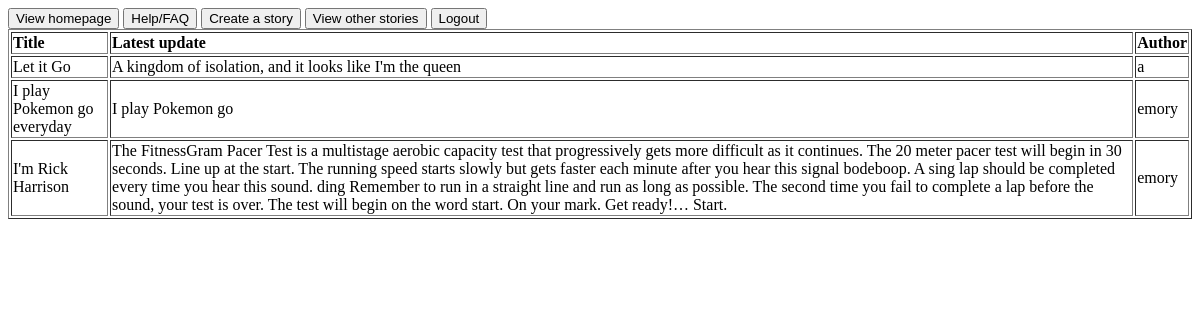
The app's page /stories, older data.
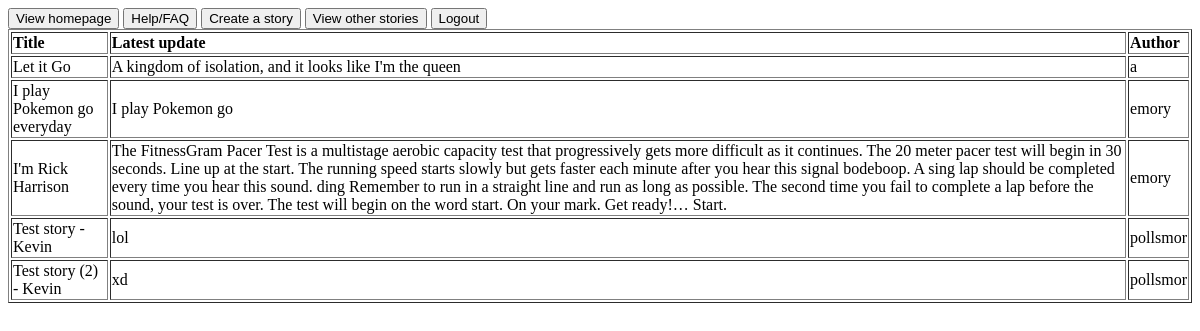
The same page, newer data.
### tables this page shows
CREATE TABLE storyUpdates(title TEXT, addition TEXT, user TEXT, timestamp TEXT);

### app.py (the view)
@app.route("/stories")
def stories():
    stories = db_ops.viewStories()
    return render_template("stories.html", stories=stories)

### utl/db_ops.py (called while the page is built)
def viewStories():
    db = sqlite3.connect(DB_FILE) #open if file exists, otherwise create
    c = db.cursor()               #facilitate db ops
    titles = []
    c.execute("SELECT * FROM stories")
    for row in c:
        titles.append(row[0])
    latestUpdates = []
    for title in titles:
        c.execute(
        """
            SELECT * FROM storyUpdates
            WHERE title = (?)
            ORDER BY timestamp DESC
        """, (title,)
        )
        update = c.fetchone()
        arr = []
        arr.append(str(update[0]))
        arr.append(str(update[1]))
        arr.append(str(update[2]))
        latestUpdates.append(arr)
    db.close()  #close database
    return latestUpdates

### templates/stories.html (shortened to what this page needs)
{% extends "welcome.html" %}
{% block content %}
  <table border="1">
    <tr>
      <th align="left">Title</th>
      <th align="left">Latest update</th>
      <th align="left">Author</th>
    </tr>
    {% for story in stories %}
      <tr>
        <td align="left"> {{ story[0] }} </td>
        <td align="left"> {{ story[1] }} </td>
        <td align="left"> {{ story[2] }} </td>
      </tr>
    {% endfor %}
  </table>
{% endblock %}

### templates/welcome.html (shortened to what this page needs)
<!DOCTYPE html>
<html>
<head>
</head>
<body>
  {% set msgs = get_flashed_messages() %}
  <a href="../"><input type="button" value="View homepage"></a>
  <a href=/static/help.html target="_blank"><input type="button" value="Help/FAQ"></a>
  <a href="../create"><input type="button" value="Create a story"></a>
  <a href="../stories"><input type="button" value="View other stories"></a>
  <a href="../logout"><input type="button" value="Logout"></a>
  <br>
  {% block content %}{% endblock %}
</body>
</html>

Row changes from the older to the newer data that the page shows:
added storyUpdates: title "Test story - Kevin", addition "lol", user "pollsmor"
added storyUpdates: title "Test story (2) - Kevin", addition "xd", user "pollsmor"
